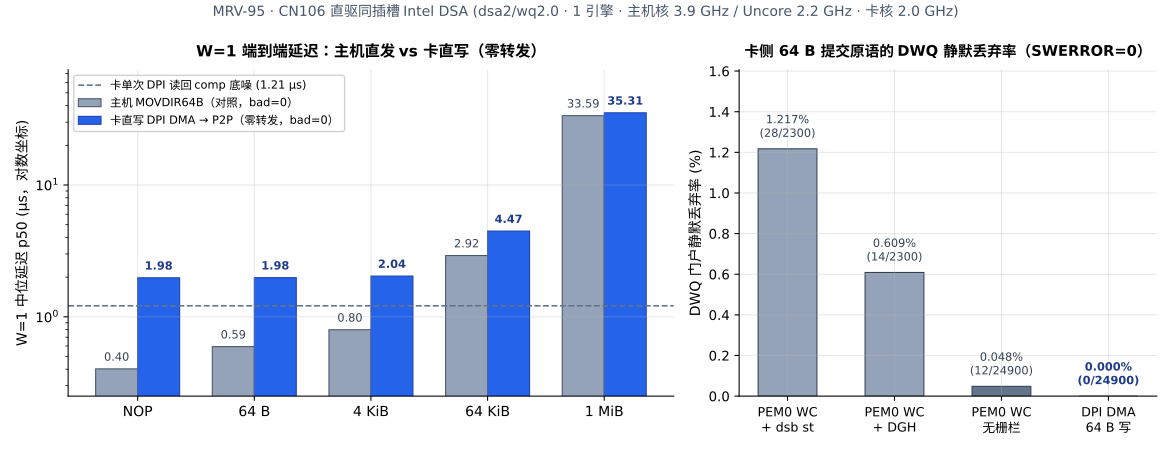

Python code for this plot:
"""MRV-95 Figure 1: W=1 latency (host MOVDIR64B vs card-direct DPI DMA, zero host
forwarding) and card-side 64 B submission primitive silent-drop rate at DWQ portal.
Reads raw records from logs/mrv95-2026-11-19/runs.jsonl.
"""
import json
import statistics
from collections import defaultdict
from pathlib import Path

import matplotlib.pyplot as plt
import numpy as np

from mrvplot import save

ROOT = Path(__file__).resolve().parents[2]
JSONL = ROOT / "logs" / "mrv95-2026-11-19" / "runs.jsonl"

rows = [json.loads(line) for line in JSONL.read_text().splitlines() if line.strip()]

# 1. Verified W=1 latency (bad=0, mismatches=0, swerror=0)
OPS = [("nop", 0, "NOP"), ("memmove", 64, "64 B"), ("memmove", 4096, "4 KiB"),
       ("memmove", 65536, "64 KiB"), ("memmove", 1048576, "1 MiB")]

lat = defaultdict(list)
poll_only = []
ablation = defaultdict(lambda: [0, 0])  # [bad, rounds]

for r in rows:
    if r["mode"] == "poll_only" and r["submitter"] == "card_dpi_read":
        poll_only.append(r["p50_ns"] / 1000.0)
    elif r["mode"] == "w1_lat":
        sub = r["submitter"]
        if sub in ("host_movdir64b", "card_dpi_dma"):
            assert r.get("bad", 0) == 0, f"unexpected bad in {r}"
            assert r.get("mismatches", 0) == 0 or "mismatches=0" in r.get("host_verify", ""), f"mismatch in {r}"
            lat[(sub, r["op"], r["size"])].append(r["p50_ns"] / 1000.0)
        if sub in ("card_pem_wc_dsb", "card_pem_wc_dgh", "card_pem_wc_none", "card_dpi_dma"):
            ablation[sub][0] += r.get("bad", 0)
            ablation[sub][1] += r["rounds"]

poll_med_us = statistics.median(poll_only)

host_med = [statistics.median(lat[("host_movdir64b", op, sz)]) for op, sz, _ in OPS]
card_med = [statistics.median(lat[("card_dpi_dma", op, sz)]) for op, sz, _ in OPS]

fig, (ax1, ax2) = plt.subplots(1, 2, figsize=(12.2, 4.7), gridspec_kw={"width_ratios": [1.45, 1.0]})

# Left panel: W=1 latency comparison (log scale to read 0.4 us .. 35 us cleanly)
x = np.arange(len(OPS))
w = 0.36
b1 = ax1.bar(x - w / 2, host_med, width=w, color="#94a3b8", edgecolor="#475569", linewidth=0.8,
             label="主机 MOVDIR64B（对照，bad=0）")
b2 = ax1.bar(x + w / 2, card_med, width=w, color="#2563eb", edgecolor="#1e40af", linewidth=0.8,
             label="卡直写 DPI DMA → P2P（零转发，bad=0）")

ax1.axhline(poll_med_us, color="#64748b", linestyle="--", linewidth=1.2,
            label=f"卡单次 DPI 读回 comp 底噪 ({poll_med_us:.2f} µs)")

ax1.set_yscale("log")
ax1.set_ylim(0.25, 75)
ax1.set_xticks(x)
ax1.set_xticklabels([lbl for _, _, lbl in OPS], fontsize=10.5)
ax1.set_ylabel("W=1 中位延迟 p50 (µs，对数坐标)", fontsize=10.5)
ax1.set_title("W=1 端到端延迟：主机直发 vs 卡直写（零转发）", fontsize=11.5, fontweight="bold", pad=10)

for rect, val in zip(b1, host_med):
    ax1.text(rect.get_x() + rect.get_width() / 2, val * 1.10, f"{val:.2f}",
             ha="center", va="bottom", fontsize=8.5, color="#334155")
for rect, val in zip(b2, card_med):
    ax1.text(rect.get_x() + rect.get_width() / 2, val * 1.10, f"{val:.2f}",
             ha="center", va="bottom", fontsize=8.5, fontweight="bold", color="#1e3a8a")

ax1.legend(loc="upper left", fontsize=8.5, frameon=True, facecolor="white", framealpha=0.92)

# Right panel: Card submission primitive DWQ silent drop rate
SUBS = [
    ("card_pem_wc_dsb", "PEM0 WC\n+ dsb st", "#94a3b8"),
    ("card_pem_wc_dgh", "PEM0 WC\n+ DGH", "#94a3b8"),
    ("card_pem_wc_none", "PEM0 WC\n无栅栏", "#64748b"),
    ("card_dpi_dma", "DPI DMA\n64 B 写", "#2563eb"),
]
rates = []
counts = []
for key, _, _ in SUBS:
    bad, tot = ablation[key]
    rates.append(100.0 * bad / tot)
    counts.append((bad, tot))

x2 = np.arange(len(SUBS))
bars = ax2.bar(x2, rates, width=0.55, color=[c for _, _, c in SUBS], edgecolor="#334155", linewidth=0.8)
ax2.set_xticks(x2)
ax2.set_xticklabels([lbl for _, lbl, _ in SUBS], fontsize=9.5)
ax2.set_ylabel("DWQ 门户静默丢弃率 (%)", fontsize=10.5)
ax2.set_ylim(0, max(rates) * 1.32)
ax2.set_title("卡侧 64 B 提交原语的 DWQ 静默丢弃率（SWERROR=0）", fontsize=11.0, fontweight="bold", pad=10)

for rect, rate, (bad, tot), (key, _, _) in zip(bars, rates, counts, SUBS):
    color = "#1e3a8a" if key == "card_dpi_dma" else "#334155"
    weight = "bold" if key == "card_dpi_dma" else "normal"
    ax2.text(rect.get_x() + rect.get_width() / 2, rate + 0.04,
             f"{rate:.3f}%\n({bad}/{tot})", ha="center", va="bottom",
             fontsize=8.5, fontweight=weight, color=color)

fig.suptitle("MRV-95 · CN106 直驱同插槽 Intel DSA (dsa2/wq2.0 · 1 引擎 · 主机核 3.9 GHz / Uncore 2.2 GHz · 卡核 2.0 GHz)",
             fontsize=10.5, y=0.99, color="#475569")

out = save(fig, "mrv-95-w1-latency")
print("Saved:", out)
